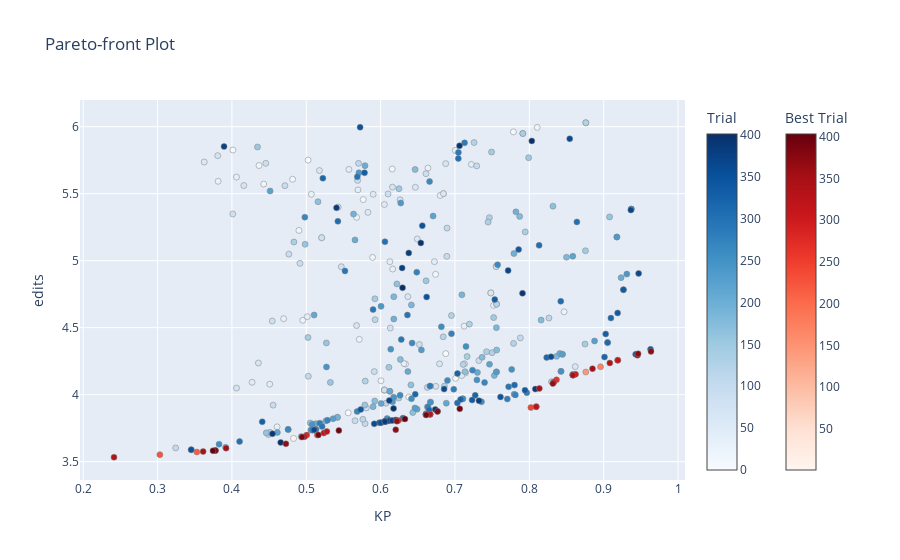

Notebook code for this chart:
### Code cell
optuna.visualization.plot_pareto_front(study, target_names=["KP", "edits"])

### Figure 1 — Plotly figure (JSON) as saved in the notebook; plotly's stock layout.template omitted (floating-point values rounded to 4 significant figures; data arrays with more than 128 entries replaced by an {"elided": "..."} marker saying what was removed)
{"data": [{"hovertemplate": "%{text}<extra>Trial</extra>", "marker": {"color": {"elided": "356 int values"}, "colorbar": {"title": {"text": "Trial"}}, "colorscale": [[0, "rgb(247,251,255)"], [0.125, "rgb(222,235,247)"], [0.25, "rgb(198,219,239)"], [0.375, "rgb(158,202,225)"], [0.5, "rgb(107,174,214)"], [0.625, "rgb(66,146,198)"], [0.75, "rgb(33,113,181)"], [0.875, "rgb(8,81,156)"], [1, "rgb(8,48,107)"]], "line": {"color": "Grey", "width": 0.5}}, "mode": "markers", "showlegend": false, "text": {"elided": "356 str values"}, "type": "scatter", "x": {"elided": "356 float values"}, "y": {"elided": "356 float values"}}, {"hovertemplate": "%{text}<extra>Best Trial</extra>", "marker": {"color": [1, 145, 171, 194, 216, 224, 229, 230, 243, 246, 268, 272, 277, 287, 290, 300, 304, 307, 313, 316, 321, 322, 325, 327, 330, 333, 344, 345, 348, 352, 354, 355, 362, 363, 367, 370, 371, 372, 380, 385, 386, 388, 392, 393, 395, 402, 403], "colorbar": {"title": {"text": "Best Trial"}, "x": 1.1, "xpad": 40}, "colorscale": [[0, "rgb(255,245,240)"], [0.125, "rgb(254,224,210)"], [0.25, "rgb(252,187,161)"], [0.375, "rgb(252,146,114)"], [0.5, "rgb(251,106,74)"], [0.625, "rgb(239,59,44)"], [0.75, "rgb(203,24,29)"], [0.875, "rgb(165,15,21)"], [1, "rgb(103,0,13)"]], "line": {"color": "Grey", "width": 0.5}}, "mode": "markers", "showlegend": false, "text": ["{<br>  \"number\": 1,<br>  \"values\": [<br>    0.4829033452660165,<br>    3.6730900022670596<br>  ],<br>  \"params\": {<br>    \"lambd\": 0.03865566038976587,<br>    \"lambd2\": 2.1014069014004533,<br>    \"max_dist\": 2.235757820609221,<br>    \"parts_type\": \"full\"<br>  }<br>}", "{<br>  \"number\": 145,<br>  \"values\": [<br>    0.8759584534232422,<br>    4.168895941963274<br>  ],<br>  \"params\": {<br>    \"lambd\": 0.02485733936831691,<br>    \"lambd2\": 6.036416685287636,<br>    \"max_dist\": 0.33090497205907,<br>    \"parts_type\": \"full\"<br>  }<br>}", "{<br>  \"number\": 171,<br>  \"values\": [<br>    0.8958086413102037,<br>    4.208116073452731<br>  ],<br>  \"params\": {<br>    \"lambd\": 0.02485733936831691,<br>    \"lambd2\": 8.25345685575117,<br>    \"max_dist\": 0.33090497205907,<br>    \"parts_type\": \"full\"<br>  }<br>}", "{<br>  \"number\": 194,<br>  \"values\": [<br>    0.6665686043775005,<br>    3.853094536386307<br>  ],<br>  \"params\": {<br>    \"lambd\": 0.02485733936831691,<br>    \"lambd2\": 6.036416685287636,<br>    \"max_dist\": 1.9697940943874146,<br>    \"parts_type\": \"full\"<br>  }<br>}", "{<br>  \"number\": 216,<br>  \"values\": [<br>    0.35284036813709935,<br>    3.5717524370890956<br>  ],<br>  \"params\": {<br>    \"lambd\": 0.03865566038976587,<br>    \"lambd2\": 0.8326898721918652,<br>    \"max_dist\": 2.901303337530727,<br>    \"parts_type\": \"full\"<br>  }<br>}", "{<br>  \"number\": 224,<br>  \"values\": [<br>    0.30308251962473676,<br>    3.55225572432555<br>  ],<br>  \"params\": {<br>    \"lambd\": 0.059719086991652626,<br>    \"lambd2\": 0.13748898371287344,<br>    \"max_dist\": 0.8187776340483967,<br>    \"parts_type\": \"minimize_head\"<br>  }<br>}", "{<br>  \"number\": 229,<br>  \"values\": [<br>    0.5147725879612602,<br>    3.6984810700521424<br>  ],<br>  \"params\": {<br>    \"lambd\": 0.02485733936831691,<br>    \"lambd2\": 2.746761841395898,<br>    \"max_dist\": 2.235757820609221,<br>    \"parts_type\": \"full\"<br>  }<br>}", "{<br>  \"number\": 230,<br>  \"values\": [<br>    0.8586742507110041,<br>    4.145091815914759<br>  ],<br>  \"params\": {<br>    \"lambd\": 0.059719086991652626,<br>    \"lambd2\": 4.732850797798229,<br>    \"max_dist\": 0.33090497205907,<br>    \"parts_type\": \"full\"<br>  }<br>}", "{<br>  \"number\": 243,<br>  \"values\": [<br>    0.8020905923344948,<br>    3.9038766719564726<br>  ],<br>  \"params\": {<br>    \"lambd\": 0.08343001557023588,<br>    \"lambd2\": 1.137019416346804,<br>    \"max_dist\": 0.07454567878165497,<br>    \"parts_type\": \"full\"<br>  }<br>}", "{<br>  \"number\": 246,<br>  \"values\": [<br>    0.9189433881876764,<br>    4.256857855361596<br>  ],<br>  \"params\": {<br>    \"lambd\": 0.1554508133505037,<br>    \"lambd2\": 3.0104480053603266,<br>    \"max_dist\": 0.07454567878165497,<br>    \"parts_type\": \"full\"<br>  }<br>}", "{<br>  \"number\": 268,<br>  \"values\": [<br>    0.8365872490624311,<br>    4.110632509635003<br>  ],<br>  \"params\": {<br>    \"lambd\": 0.059719086991652626,<br>    \"lambd2\": 9.22563401892502,<br>    \"max_dist\": 0.8187776340483967,<br>    \"parts_type\": \"full\"<br>  }<br>}", "{<br>  \"number\": 272,<br>  \"values\": [<br>    0.8093001681451847,<br>    3.909997732940376<br>  ],<br>  \"params\": {<br>    \"lambd\": 0.059719086991652626,<br>    \"lambd2\": 1.1922712859007623,<br>    \"max_dist\": 0.07454567878165497,<br>    \"parts_type\": \"full\"<br>  }<br>}", "{<br>  \"number\": 277,<br>  \"values\": [<br>    0.6665686043775005,<br>    3.853094536386307<br>  ],<br>  \"params\": {<br>    \"lambd\": 0.02485733936831691,<br>    \"lambd2\": 6.036416685287636,<br>    \"max_dist\": 1.9697940943874146,<br>    \"parts_type\": \"full\"<br>  }<br>}", "{<br>  \"number\": 287,<br>  \"values\": [<br>    0.623749404478323,<br>    3.806846520063478<br>  ],<br>  \"params\": {<br>    \"lambd\": 0.03865566038976587,<br>    \"lambd2\": 2.3041847515325764,<br>    \"max_dist\": 0.9751790621652402,<br>    \"parts_type\": \"full\"<br>  }<br>}", "{<br>  \"number\": 290,<br>  \"values\": [<br>    0.5006130456105934,<br>    3.6980276581274087<br>  ],<br>  \"params\": {<br>    \"lambd\": 0.08343001557023588,<br>    \"lambd2\": 3.0104480053603266,<br>    \"max_dist\": 2.966906029867174,<br>    \"parts_type\": \"full\"<br>  }<br>}", "{<br>  \"number\": 300,<br>  \"values\": [<br>    0.8330841225009692,<br>    4.093629562457493<br>  ],<br>  \"params\": {<br>    \"lambd\": 0.059719086991652626,<br>    \"lambd2\": 3.5885192971182733,<br>    \"max_dist\": 0.33090497205907,<br>    \"parts_type\": \"full\"<br>  }<br>}", "{<br>  \"number\": 304,<br>  \"values\": [<br>    0.8621668851026649,<br>    4.1514395828610295<br>  ],<br>  \"params\": {<br>    \"lambd\": 0.02485733936831691,<br>    \"lambd2\": 9.608908818058321,<br>    \"max_dist\": 0.6334122710730186,<br>    \"parts_type\": \"full\"<br>  }<br>}", "{<br>  \"number\": 307,<br>  \"values\": [<br>    0.3778790179701341,<br>    3.5828610292450693<br>  ],<br>  \"params\": {<br>    \"lambd\": 0.03865566038976587,<br>    \"lambd2\": 0.8326898721918652,<br>    \"max_dist\": 2.235757820609221,<br>    \"parts_type\": \"full\"<br>  }<br>}", "{<br>  \"number\": 313,<br>  \"values\": [<br>    0.5236263736263737,<br>    3.7134436635683516<br>  ],<br>  \"params\": {<br>    \"lambd\": 0.059719086991652626,<br>    \"lambd2\": 3.475653193339734,<br>    \"max_dist\": 2.7406778852780502,<br>    \"parts_type\": \"full\"<br>  }<br>}", "{<br>  \"number\": 316,<br>  \"values\": [<br>    0.9189433881876764,<br>    4.256857855361596<br>  ],<br>  \"params\": {<br>    \"lambd\": 0.1554508133505037,<br>    \"lambd2\": 3.0104480053603266,<br>    \"max_dist\": 0.07454567878165497,<br>    \"parts_type\": \"full\"<br>  }<br>}", "{<br>  \"number\": 321,<br>  \"values\": [<br>    0.4976629766297663,<br>    3.6862389480843345<br>  ],<br>  \"params\": {<br>    \"lambd\": 0.02485733936831691,<br>    \"lambd2\": 3.2084730108282136,<br>    \"max_dist\": 2.966906029867174,<br>    \"parts_type\": \"full\"<br>  }<br>}", "{<br>  \"number\": 322,<br>  \"values\": [<br>    0.5277219889233765,<br>    3.725005667649059<br>  ],<br>  \"params\": {<br>    \"lambd\": 0.10386592609743306,<br>    \"lambd2\": 2.1491054054250434,<br>    \"max_dist\": 1.7632927624220098,<br>    \"parts_type\": \"full\"<br>  }<br>}", "{<br>  \"number\": 325,<br>  \"values\": [<br>    0.8093001681451847,<br>    3.909997732940376<br>  ],<br>  \"params\": {<br>    \"lambd\": 0.059719086991652626,<br>    \"lambd2\": 1.1922712859007623,<br>    \"max_dist\": 0.07454567878165497,<br>    \"parts_type\": \"full\"<br>  }<br>}", "{<br>  \"number\": 327,<br>  \"values\": [<br>    0.6665686043775005,<br>    3.853094536386307<br>  ],<br>  \"params\": {<br>    \"lambd\": 0.02485733936831691,<br>    \"lambd2\": 6.036416685287636,<br>    \"max_dist\": 1.9697940943874146,<br>    \"parts_type\": \"full\"<br>  }<br>}", "{<br>  \"number\": 330,<br>  \"values\": [<br>    0.24141692870435733,<br>    3.5327590115620042<br>  ],<br>  \"params\": {<br>    \"lambd\": 0.02485733936831691,<br>    \"lambd2\": 0.01618686770674005,<br>    \"max_dist\": 0.33090497205907,<br>    \"parts_type\": \"full\"<br>  }<br>}", "{<br>  \"number\": 333,<br>  \"values\": [<br>    0.9082784823674211,<br>    4.236454318748583<br>  ],<br>  \"params\": {<br>    \"lambd\": 0.059719086991652626,<br>    \"lambd2\": 6.132429993732015,<br>    \"max_dist\": 0.19666986024536826,<br>    \"parts_type\": \"full\"<br>  }<br>}", "{<br>  \"number\": 344,<br>  \"values\": [<br>    0.36129604971149576,<br>    3.5753797324869643<br>  ],<br>  \"params\": {<br>    \"lambd\": 0.03865566038976587,<br>    \"lambd2\": 0.8326898721918652,<br>    \"max_dist\": 2.637163921268983,<br>    \"parts_type\": \"full\"<br>  }<br>}", "{<br>  \"number\": 345,<br>  \"values\": [<br>    0.8586742507110041,<br>    4.145091815914759<br>  ],<br>  \"params\": {<br>    \"lambd\": 0.059719086991652626,<br>    \"lambd2\": 4.732850797798229,<br>    \"max_dist\": 0.33090497205907,<br>    \"parts_type\": \"full\"<br>  }<br>}", "{<br>  \"number\": 348,<br>  \"values\": [<br>    0.8134909518740546,<br>    4.046474722285196<br>  ],<br>  \"params\": {<br>    \"lambd\": 0.024843806284682746,<br>    \"lambd2\": 3.0104480053603266,<br>    \"max_dist\": 0.33090497205907,<br>    \"parts_type\": \"full\"<br>  }<br>}", "{<br>  \"number\": 352,<br>  \"values\": [<br>    0.3921420476010578,<br>    3.6005440943096803<br>  ],<br>  \"params\": {<br>    \"lambd\": 0.059719086991652626,<br>    \"lambd2\": 1.1922712859007623,<br>    \"max_dist\": 2.8696386573767256,<br>    \"parts_type\": \"full\"<br>  }<br>}", "{<br>  \"number\": 354,<br>  \"values\": [<br>    0.884972972972973,<br>    4.19406030378599<br>  ],<br>  \"params\": {<br>    \"lambd\": 0.059719086991652626,<br>    \"lambd2\": 6.8315477043672965,<br>    \"max_dist\": 0.33090497205907,<br>    \"parts_type\": \"full\"<br>  }<br>}", "{<br>  \"number\": 355,<br>  \"values\": [<br>    0.9454651040016894,<br>    4.29426433915212<br>  ],<br>  \"params\": {<br>    \"lambd\": 0.02485733936831691,<br>    \"lambd2\": 7.4307893148560575,<br>    \"max_dist\": 0.07454567878165497,<br>    \"parts_type\": \"full\"<br>  }<br>}", "{<br>  \"number\": 362,<br>  \"values\": [<br>    0.8316765702226911,<br>    4.082294264339152<br>  ],<br>  \"params\": {<br>    \"lambd\": 0.02485733936831691,<br>    \"lambd2\": 3.5885192971182733,<br>    \"max_dist\": 0.33090497205907,<br>    \"parts_type\": \"full\"<br>  }<br>}", "{<br>  \"number\": 363,<br>  \"values\": [<br>    0.6219890293346053,<br>    3.8023124008161413<br>  ],<br>  \"params\": {<br>    \"lambd\": 0.02485733936831691,<br>    \"lambd2\": 2.3041847515325764,<br>    \"max_dist\": 0.9751790621652402,<br>    \"parts_type\": \"full\"<br>  }<br>}", "{<br>  \"number\": 367,<br>  \"values\": [<br>    0.4726365054602184,<br>    3.6329630469281344<br>  ],<br>  \"params\": {<br>    \"lambd\": 0.03865566038976587,<br>    \"lambd2\": 0.5787913341112527,<br>    \"max_dist\": 0.6334122710730186,<br>    \"parts_type\": \"full\"<br>  }<br>}", "{<br>  \"number\": 370,<br>  \"values\": [<br>    0.9636563876651982,<br>    4.322829290410338<br>  ],<br>  \"params\": {<br>    \"lambd\": 0.059719086991652626,<br>    \"lambd2\": 6.922358249592002,<br>    \"max_dist\": 0.005161700075962838,<br>    \"parts_type\": \"full\"<br>  }<br>}", "{<br>  \"number\": 371,<br>  \"values\": [<br>    0.6203383663816627,<br>    3.7386080253910676<br>  ],<br>  \"params\": {<br>    \"lambd\": 0.059719086991652626,<br>    \"lambd2\": 0.8584507069188663,<br>    \"max_dist\": 0.33090497205907,<br>    \"parts_type\": \"full\"<br>  }<br>}", "{<br>  \"number\": 372,<br>  \"values\": [<br>    0.9462875197472354,<br>    4.305146225345727<br>  ],<br>  \"params\": {<br>    \"lambd\": 0.059719086991652626,<br>    \"lambd2\": 7.845917022999348,<br>    \"max_dist\": 0.07454567878165497,<br>    \"parts_type\": \"full\"<br>  }<br>}", "{<br>  \"number\": 380,<br>  \"values\": [<br>    0.6765549119419577,<br>    3.874631602811154<br>  ],<br>  \"params\": {<br>    \"lambd\": 0.059719086991652626,<br>    \"lambd2\": 5.879110883280868,<br>    \"max_dist\": 1.8439087684497508,<br>    \"parts_type\": \"full\"<br>  }<br>}", "{<br>  \"number\": 385,<br>  \"values\": [<br>    0.6613064734640984,<br>    3.8487871231013377<br>  ],<br>  \"params\": {<br>    \"lambd\": 0.02485733936831691,<br>    \"lambd2\": 8.25345685575117,<br>    \"max_dist\": 2.7805335423447586,<br>    \"parts_type\": \"full\"<br>  }<br>}", "{<br>  \"number\": 386,<br>  \"values\": [<br>    0.4942139603594731,<br>    3.683065064611199<br>  ],<br>  \"params\": {<br>    \"lambd\": 0.03865566038976587,<br>    \"lambd2\": 2.1014069014004533,<br>    \"max_dist\": 2.036471594027101,<br>    \"parts_type\": \"full\"<br>  }<br>}", "{<br>  \"number\": 388,<br>  \"values\": [<br>    0.5162693792511797,<br>    3.6996145998639762<br>  ],<br>  \"params\": {<br>    \"lambd\": 0.02485733936831691,<br>    \"lambd2\": 2.479649828178836,<br>    \"max_dist\": 1.9952471271345527,<br>    \"parts_type\": \"full\"<br>  }<br>}", "{<br>  \"number\": 392,<br>  \"values\": [<br>    0.3778790179701341,<br>    3.5828610292450693<br>  ],<br>  \"params\": {<br>    \"lambd\": 0.03865566038976587,<br>    \"lambd2\": 0.8326898721918652,<br>    \"max_dist\": 2.235757820609221,<br>    \"parts_type\": \"full\"<br>  }<br>}", "{<br>  \"number\": 393,<br>  \"values\": [<br>    0.5438255481989916,<br>    3.7322602584447973<br>  ],<br>  \"params\": {<br>    \"lambd\": 0.059719086991652626,<br>    \"lambd2\": 3.0104480053603266,<br>    \"max_dist\": 2.107749811717227,<br>    \"parts_type\": \"full\"<br>  }<br>}", "{<br>  \"number\": 395,<br>  \"values\": [<br>    0.7064679513302672,<br>    3.8941283155746995<br>  ],<br>  \"params\": {<br>    \"lambd\": 0.02485733936831691,<br>    \"lambd2\": 2.514150986112824,<br>    \"max_dist\": 0.6334122710730186,<br>    \"parts_type\": \"full\"<br>  }<br>}", "{<br>  \"number\": 402,<br>  \"values\": [<br>    0.6327415236624904,<br>    3.8179551122194515<br>  ],<br>  \"params\": {<br>    \"lambd\": 0.02485733936831691,<br>    \"lambd2\": 7.4307893148560575,<br>    \"max_dist\": 2.95208230895481,<br>    \"parts_type\": \"full\"<br>  }<br>}", "{<br>  \"number\": 403,<br>  \"values\": [<br>    0.3745410811495126,<br>    3.5815007934708682<br>  ],<br>  \"params\": {<br>    \"lambd\": 0.02485733936831691,<br>    \"lambd2\": 0.8326898721918652,<br>    \"max_dist\": 2.1107477492402587,<br>    \"parts_type\": \"full\"<br>  }<br>}"], "type": "scatter", "x": [0.4829, 0.876, 0.8958, 0.6666, 0.3528, 0.3031, 0.5148, 0.8587, 0.8021, 0.9189, 0.8366, 0.8093, 0.6666, 0.6237, 0.5006, 0.8331, 0.8622, 0.3779, 0.5236, 0.9189, 0.4977, 0.5277, 0.8093, 0.6666, 0.2414, 0.9083, 0.3613, 0.8587, 0.8135, 0.3921, 0.885, 0.9455, 0.8317, 0.622, 0.4726, 0.9637, 0.6203, 0.9463, 0.6766, 0.6613, 0.4942, 0.5163, 0.3779, 0.5438, 0.7065, 0.6327, 0.3745], "y": [3.673, 4.169, 4.208, 3.853, 3.572, 3.552, 3.698, 4.145, 3.904, 4.257, 4.111, 3.91, 3.853, 3.807, 3.698, 4.094, 4.151, 3.583, 3.713, 4.257, 3.686, 3.725, 3.91, 3.853, 3.533, 4.236, 3.575, 4.145, 4.046, 3.601, 4.194, 4.294, 4.082, 3.802, 3.633, 4.323, 3.739, 4.305, 3.875, 3.849, 3.683, 3.7, 3.583, 3.732, 3.894, 3.818, 3.582]}], "layout": {"title": {"text": "Pareto-front Plot"}, "xaxis": {"title": {"text": "KP"}}, "yaxis": {"title": {"text": "edits"}}}}
